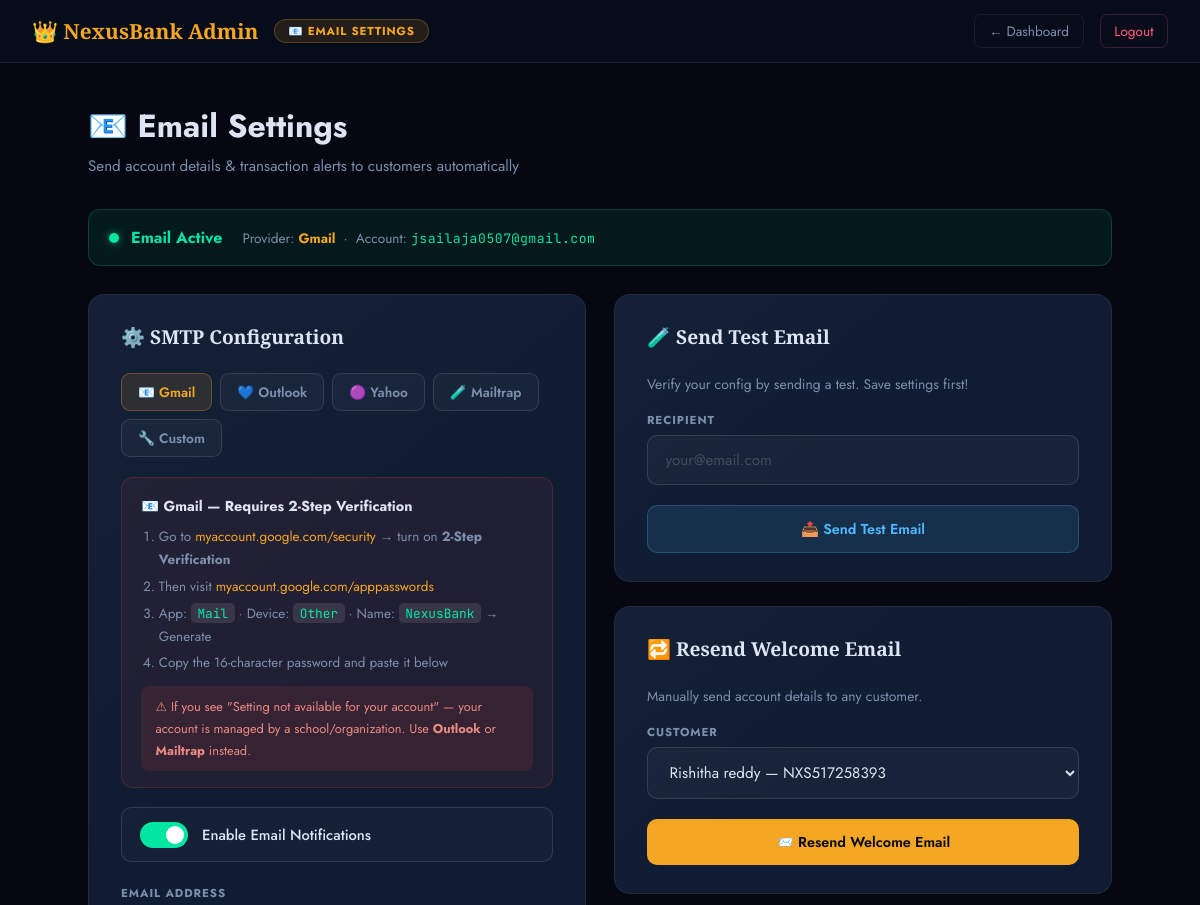
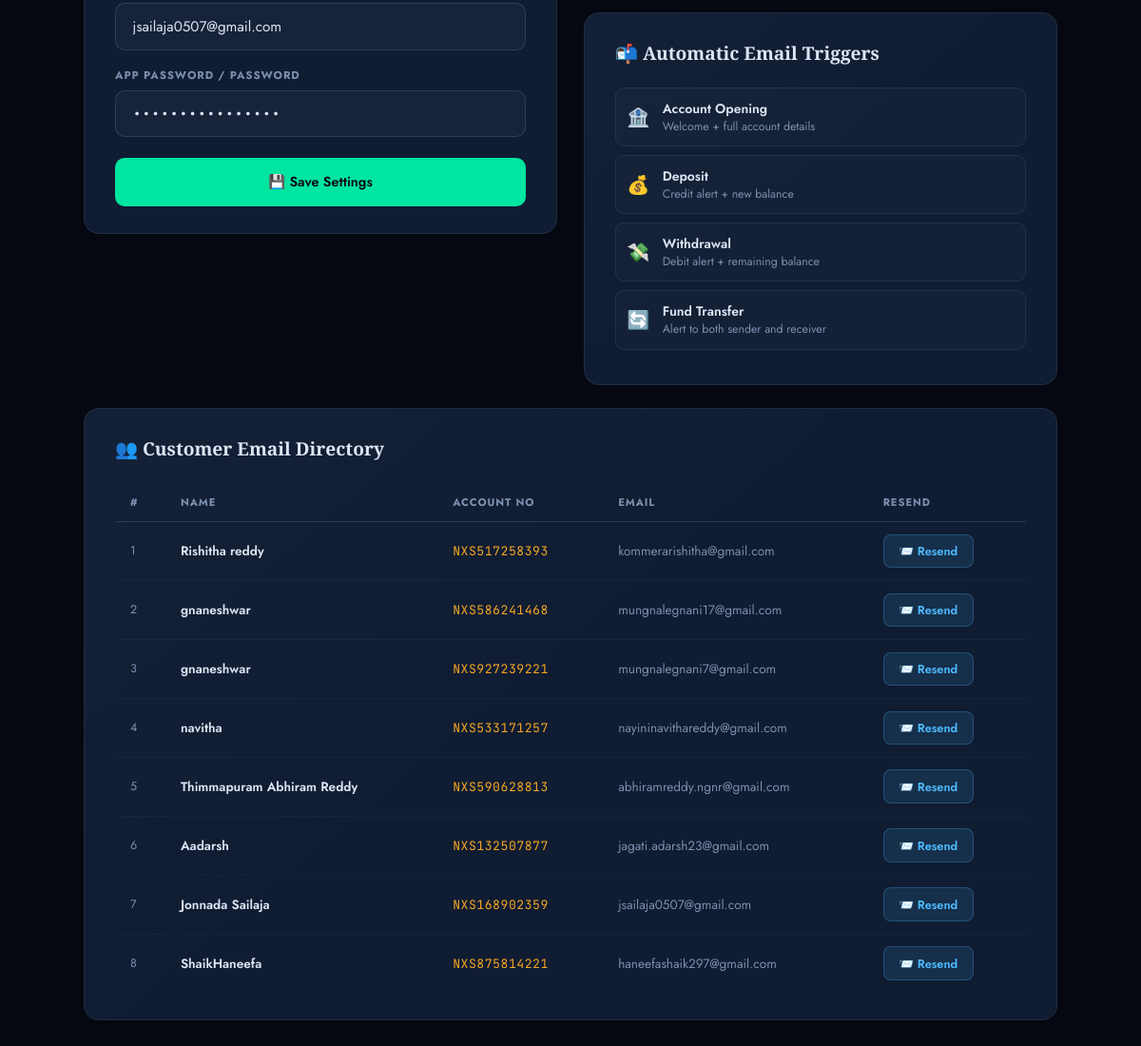
Screenshot of /admin/email_settings (signed in) with the database file from the repository (2 pictures, top to bottom).
### tables this page shows
CREATE TABLE settings (
        key   TEXT PRIMARY KEY,
        value TEXT NOT NULL DEFAULT ''
    );

CREATE TABLE users (
        id           INTEGER PRIMARY KEY AUTOINCREMENT,
        account_no   TEXT UNIQUE NOT NULL,
        name         TEXT NOT NULL,
        email        TEXT UNIQUE NOT NULL,
        phone        TEXT NOT NULL,
        dob          TEXT,
        address      TEXT,
        pin_hash     TEXT NOT NULL,
        account_type TEXT DEFAULT 'Savings',
        balance      REAL DEFAULT 0,
        status       TEXT DEFAULT 'Active',
        kyc_verified INTEGER DEFAULT 0,
        created_at   TEXT NOT NULL
    );

### app.py (the view, shortened to what this page needs)
@app.route("/admin/email_settings", methods=["GET","POST"])
@admin_required
def admin_email_settings():
    db = get_db()
    cfg     = get_email_config()
    users   = db.execute("SELECT account_no, name, email FROM users ORDER BY created_at DESC").fetchall()
    db.close()
    return render_template("admin_email_settings.html", cfg=cfg, users=users)

### app.py (called while the page is built)
def get_email_config():
    try:
        db = get_db()
        rows = db.execute("SELECT key, value FROM settings").fetchall()
        db.close()
        cfg = {r["key"]: r["value"] for r in rows}
        return cfg
    except:
        return {}

def get_db():
    conn = sqlite3.connect(DB)
    conn.row_factory = sqlite3.Row
    return conn

def admin_required(f):
    @wraps(f)
    def dec(*a, **k):
        if "admin" not in session:
            return redirect(url_for("admin_login"))
        return f(*a, **k)
    return dec

### templates/admin_email_settings.html (shortened to what this page needs)
<!DOCTYPE html>
<html lang="en">
<head>
</head>
<body>
<nav class="anav">
  <div class="anav-logo">👑 NexusBank Admin</div>
  <span class="tag">📧 EMAIL SETTINGS</span>
  <a href="{{ url_for('admin_dashboard') }}" class="lnk" style="margin-left:auto">← Dashboard</a>
  <a href="{{ url_for('admin_logout') }}" class="lnk" style="color:var(--rose);border-color:rgba(255,92,122,.2)">Logout</a>
</nav>
<div class="wrap">
  <div class="page-title">📧 Email Settings</div>
  <p class="page-sub">Send account details &amp; transaction alerts to customers automatically</p>
  {% set is_on = cfg.get('email_enabled','0')=='1' and cfg.get('email_user','') %}
  {% if is_on %}
  <div class="status-on">
    <div class="dot dot-on"></div>
    <strong style="color:var(--emerald)">Email Active</strong>
    <span class="muted" style="font-size:.85rem;margin-left:.5rem">
      Provider: <strong style="color:var(--amber)">{{ cfg.get('email_provider','gmail')|title }}</strong> &nbsp;·&nbsp;
      Account: <span class="mono" style="color:var(--emerald);font-size:.82rem">{{ cfg.get('email_user') }}</span>
    </span>
  </div>
  {% else %}
  <div class="status-off">
    <div class="dot dot-off"></div>
    <strong style="color:var(--rose)">Email Disabled</strong>
    <span class="muted" style="font-size:.85rem;margin-left:.5rem">Pick a provider below and enter credentials to enable.</span>
  </div>
  {% endif %}
  <div class="g2" style="align-items:start">
    <div>
      <div class="card">
        <div class="card-hd">⚙️ SMTP Configuration</div>
        {% set cur = cfg.get('email_provider','gmail') %}
        <div class="ptabs">
          <div class="ptab {% if cur=='gmail'    %}on{% endif %}" onclick="pick('gmail')">    📧 Gmail</div>
          <div class="ptab {% if cur=='outlook'  %}on{% endif %}" onclick="pick('outlook')">  💙 Outlook</div>
          <div class="ptab {% if cur=='yahoo'    %}on{% endif %}" onclick="pick('yahoo')">    🟣 Yahoo</div>
          <div class="ptab {% if cur=='mailtrap' %}on{% endif %}" onclick="pick('mailtrap')"> 🧪 Mailtrap</div>
          <div class="ptab {% if cur=='custom'   %}on{% endif %}" onclick="pick('custom')">   🔧 Custom</div>
        </div>
        <div id="g-gmail" class="guide g-gmail {% if cur=='gmail' %}show{% endif %}">
          <h4>📧 Gmail — Requires 2-Step Verification</h4>
          <ol>
            <li>Go to <a href="https://myaccount.google.com/security" target="_blank">myaccount.google.com/security</a> → turn on <strong>2-Step Verification</strong></li>
            <li>Then visit <a href="https://myaccount.google.com/apppasswords" target="_blank">myaccount.google.com/apppasswords</a></li>
            <li>App: <code>Mail</code> · Device: <code>Other</code> · Name: <code>NexusBank</code> → Generate</li>
            <li>Copy the 16-character password and paste it below</li>
          </ol>
          <div class="note" style="background:rgba(234,67,53,.1);color:rgba(255,150,140,.9)">
            ⚠ If you see "Setting not available for your account" — your account is managed by a school/organization. Use <strong>Outlook</strong> or <strong>Mailtrap</strong> instead.
          </div>
        </div>
        <form method="POST">
          <div class="toggle-row">
            <label class="toggle">
              <span class="slider"></span>
            </label>
            <span style="font-size:.92rem;font-weight:500">Enable Email Notifications</span>
          </div>
          <div class="fg">
            <label class="fl" id="lbl-user">Email Address</label>
            <input class="fi" name="email_user" type="email"
                   value="{{ cfg.get('email_user','') }}"
                   placeholder="yourbank@gmail.com"/>
          </div>
          <div class="fg">
            <label class="fl" id="lbl-pass">App Password / Password</label>
            <input class="fi mono" name="email_password" type="password"
                   value="{{ cfg.get('email_password','') }}"
                   placeholder="Password" autocomplete="new-password"/>
          </div>
          <button type="submit" class="btn btn-primary btn-full" style="padding:.95rem;margin-top:.25rem">
            💾 Save Settings
          </button>
        </form>
      </div>
    </div>
    <div style="display:flex;flex-direction:column;gap:1.5rem">
      <div class="card">
        <div class="card-hd">🧪 Send Test Email</div>
        <p class="muted mb" style="font-size:.87rem;line-height:1.65">Verify your config by sending a test. Save settings first!</p>
        <form method="POST">
          <div class="fg" style="margin-bottom:1.25rem">
            <label class="fl">Recipient</label>
            <input class="fi" name="test_email" type="email" placeholder="your@email.com" required/>
          </div>
          <button type="submit" class="btn btn-sky btn-full">📤 Send Test Email</button>
        </form>
      </div>
      <div class="card">
        <div class="card-hd">🔁 Resend Welcome Email</div>
        <p class="muted mb" style="font-size:.87rem;line-height:1.65">Manually send account details to any customer.</p>
        <form method="POST">
          <div class="fg" style="margin-bottom:1.25rem">
            <label class="fl">Customer</label>
            <select class="fi" name="acc_no">
              {% for u in users %}
              <option value="{{ u.account_no }}">{{ u.name }} — {{ u.account_no }}</option>
              {% endfor %}
            </select>
          </div>
          <button type="submit" class="btn btn-amber btn-full"
                  onclick="return confirm('Resend welcome email?')">
            📨 Resend Welcome Email
          </button>
        </form>
      </div>
      <div class="card">
        <div class="card-hd">📬 Automatic Email Triggers</div>
        {% for ico, title, desc in [('🏦','Account Opening','Welcome + full account details'),('💰','Deposit','Credit alert + new balance'),('💸','Withdrawal','Debit alert + remaining balance'),('🔄','Fund Transfer','Alert to both sender and receiver')] %}
        <div style="display:flex;align-items:center;gap:.85rem;padding:.7rem;background:rgba(255,255,255,.02);border:1px solid var(--rim);border-radius:9px;margin-bottom:.55rem">
          <span style="font-size:1.2rem">{{ ico }}</span>
          <div><div style="font-size:.87rem;font-weight:600">{{ title }}</div><div style="font-size:.77rem;color:var(--fog)">{{ desc }}</div></div>
        </div>
        {% endfor %}
      </div>
    </div>
  </div>
  <div class="card mt2">
    <div class="card-hd">👥 Customer Email Directory</div>
    <div class="tbl-wrap">
      <table>
        <thead><tr><th>#</th><th>Name</th><th>Account No</th><th>Email</th><th>Resend</th></tr></thead>
        <tbody>
          {% for u in users %}
          <tr>
            <td class="muted" style="font-size:.78rem">{{ loop.index }}</td>
            <td style="font-weight:600">{{ u.name }}</td>
            <td class="mono" style="font-size:.82rem;color:var(--amber)">{{ u.account_no }}</td>
            <td class="muted" style="font-size:.85rem">{{ u.email }}</td>
            <td>
              <form method="POST" style="display:inline">
                <button type="submit" class="btn btn-sky btn-sm" onclick="return confirm('Resend to {{ u.name }}?')">📨 Resend</button>
              </form>
            </td>
          </tr>
          {% endfor %}
        </tbody>
      </table>
    </div>
  </div>
</div>
</body>
</html>

### rows the page displays
settings: get "Gmail"
settings: get "jsailaja0507@gmail.com", email_user "jsailaja0507@gmail.com"
users: name "Rishitha reddy", account_no "NXS517258393", email "kommerarishitha@gmail.com"
users: name "gnaneshwar", account_no "NXS586241468", email "mungnalegnani17@gmail.com"
users: name "gnaneshwar", account_no "NXS927239221", email "mungnalegnani7@gmail.com"
users: name "navitha", account_no "NXS533171257", email "nayininavithareddy@gmail.com"
users: name "Thimmapuram Abhiram Reddy", account_no "NXS590628813", email "abhiramreddy.ngnr@gmail.com"
users: name "Aadarsh", account_no "NXS132507877", email "jagati.adarsh23@gmail.com"
users: name "Jonnada Sailaja", account_no "NXS168902359", email "jsailaja0507@gmail.com"
users: name "ShaikHaneefa", account_no "NXS875814221", email "haneefashaik297@gmail.com"

### other values shown
{{ ico }} "🏦" "💰" "💸" "🔄"
{{ title }} "Account Opening" "Deposit" "Withdrawal" "Fund Transfer"
{{ desc }} "Welcome + full account details" "Credit alert + new balance" "Debit alert + remaining balance" "Alert to both sender and receiver"
form field acc_no "Rishitha reddy — NXS517258393"
